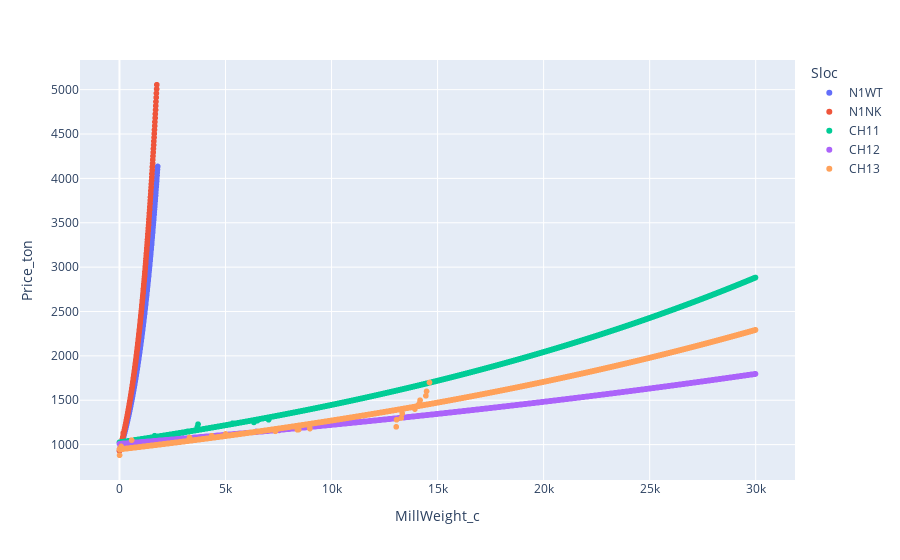

The notebook cell this image was saved under:
### Code cell
px.scatter(sen['2018'][8], x='MillWeight_c', y='Price_ton', color='Sloc')

### Figure 1 — Plotly figure (JSON) as saved in the notebook; plotly's stock layout.template omitted (floating-point values rounded to 4 significant figures; data arrays with more than 128 entries replaced by an {"elided": "..."} marker saying what was removed)
{"data": [{"hovertemplate": "Sloc=N1WT<br>MillWeight_c=%{x}<br>Price_ton=%{y}<extra></extra>", "legendgroup": "N1WT", "marker": {"color": "#636efa", "symbol": "circle"}, "mode": "markers", "name": "N1WT", "showlegend": true, "type": "scattergl", "x": {"elided": "184 float values"}, "xaxis": "x", "y": {"elided": "184 float values"}, "yaxis": "y"}, {"hovertemplate": "Sloc=N1NK<br>MillWeight_c=%{x}<br>Price_ton=%{y}<extra></extra>", "legendgroup": "N1NK", "marker": {"color": "#EF553B", "symbol": "circle"}, "mode": "markers", "name": "N1NK", "showlegend": true, "type": "scattergl", "x": {"elided": "180 float values"}, "xaxis": "x", "y": {"elided": "180 float values"}, "yaxis": "y"}, {"hovertemplate": "Sloc=CH11<br>MillWeight_c=%{x}<br>Price_ton=%{y}<extra></extra>", "legendgroup": "CH11", "marker": {"color": "#00cc96", "symbol": "circle"}, "mode": "markers", "name": "CH11", "showlegend": true, "type": "scattergl", "x": {"elided": "3011 float values"}, "xaxis": "x", "y": {"elided": "3011 float values"}, "yaxis": "y"}, {"hovertemplate": "Sloc=CH12<br>MillWeight_c=%{x}<br>Price_ton=%{y}<extra></extra>", "legendgroup": "CH12", "marker": {"color": "#ab63fa", "symbol": "circle"}, "mode": "markers", "name": "CH12", "showlegend": true, "type": "scattergl", "x": {"elided": "3004 float values"}, "xaxis": "x", "y": {"elided": "3004 float values"}, "yaxis": "y"}, {"hovertemplate": "Sloc=CH13<br>MillWeight_c=%{x}<br>Price_ton=%{y}<extra></extra>", "legendgroup": "CH13", "marker": {"color": "#FFA15A", "symbol": "circle"}, "mode": "markers", "name": "CH13", "showlegend": true, "type": "scattergl", "x": {"elided": "3022 float values"}, "xaxis": "x", "y": {"elided": "3022 float values"}, "yaxis": "y"}], "layout": {"legend": {"title": {"text": "Sloc"}, "tracegroupgap": 0}, "margin": {"t": 60}, "xaxis": {"anchor": "y", "domain": [0, 1], "title": {"text": "MillWeight_c"}}, "yaxis": {"anchor": "x", "domain": [0, 1], "title": {"text": "Price_ton"}}}}
